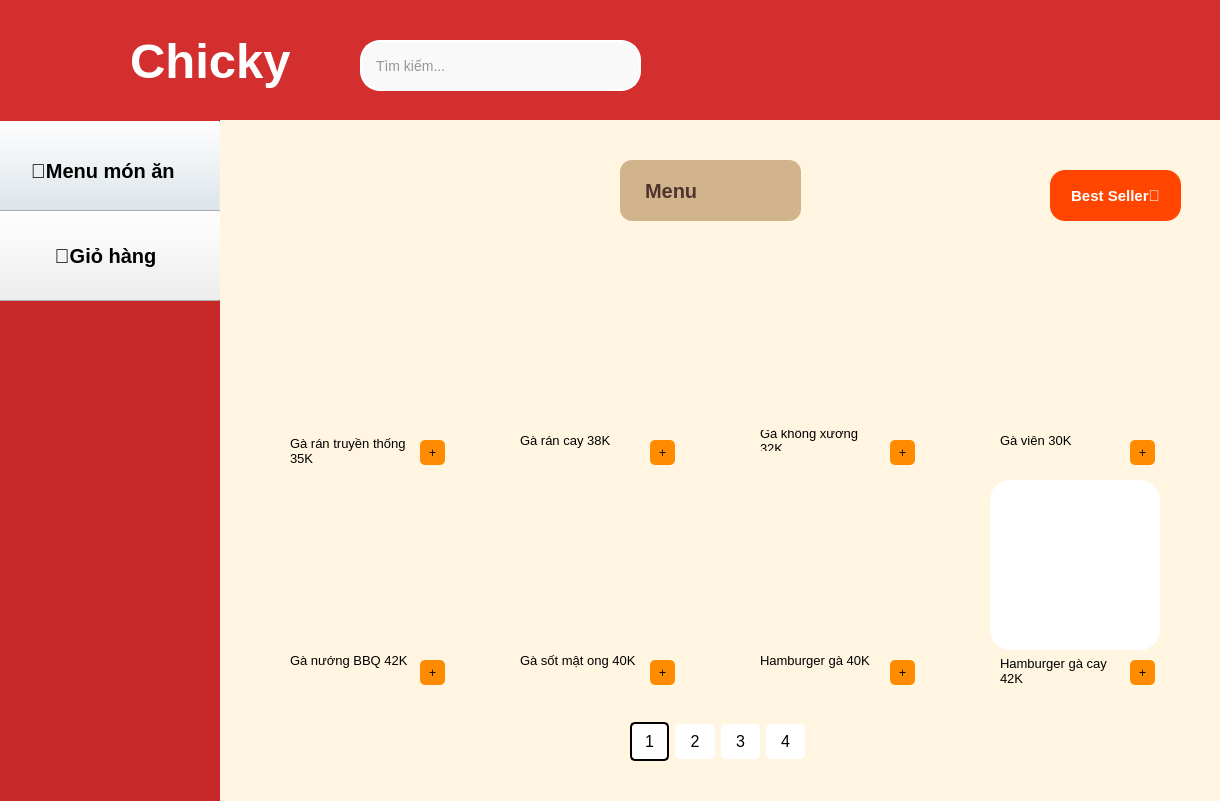
<?xml version="1.0" encoding="UTF-8"?>
<ui version="4.0">
 <class>Dialog</class>
 <widget class="QDialog" name="Dialog">
  <property name="geometry">
   <rect>
    <x>0</x>
    <y>0</y>
    <width>1220</width>
    <height>801</height>
   </rect>
  </property>
  <property name="windowTitle">
   <string>Dialog</string>
  </property>
  <widget class="QLabel" name="label_5">
   <property name="geometry">
    <rect>
     <x>0</x>
     <y>120</y>
     <width>221</width>
     <height>681</height>
    </rect>
   </property>
   <property name="font">
    <font>
     <pointsize>15</pointsize>
     <weight>75</weight>
     <bold>true</bold>
    </font>
   </property>
   <property name="styleSheet">
    <string notr="true">background-color: #C62828
</string>
   </property>
   <property name="text">
    <string/>
   </property>
  </widget>
  <widget class="QPushButton" name="mon_an">
   <property name="geometry">
    <rect>
     <x>-10</x>
     <y>120</y>
     <width>231</width>
     <height>101</height>
    </rect>
   </property>
   <property name="font">
    <font>
     <pointsize>15</pointsize>
     <weight>75</weight>
     <bold>true</bold>
    </font>
   </property>
   <property name="styleSheet">
    <string notr="true"/>
   </property>
   <property name="text">
    <string>🍰Menu món ăn </string>
   </property>
  </widget>
  <widget class="QPushButton" name="gio_hang">
   <property name="geometry">
    <rect>
     <x>-10</x>
     <y>210</y>
     <width>231</width>
     <height>91</height>
    </rect>
   </property>
   <property name="font">
    <font>
     <pointsize>15</pointsize>
     <weight>75</weight>
     <bold>true</bold>
    </font>
   </property>
   <property name="styleSheet">
    <string notr="true"/>
   </property>
   <property name="text">
    <string>🛒Giỏ hàng</string>
   </property>
  </widget>
  <widget class="QLabel" name="label_4">
   <property name="geometry">
    <rect>
     <x>30</x>
     <y>20</y>
     <width>91</width>
     <height>91</height>
    </rect>
   </property>
   <property name="styleSheet">
    <string notr="true">border-image: url(:/pic/logoss.png);</string>
   </property>
   <property name="text">
    <string/>
   </property>
  </widget>
  <widget class="QLineEdit" name="tim_kiem">
   <property name="geometry">
    <rect>
     <x>360</x>
     <y>40</y>
     <width>281</width>
     <height>51</height>
    </rect>
   </property>
   <property name="font">
    <font>
     <pointsize>-1</pointsize>
    </font>
   </property>
   <property name="styleSheet">
    <string notr="true">QLineEdit {
    border: 2px solid white;
    border-radius: 20px;
    padding: 6px 12px;
    background-color: #f9f9f9;
    font-size: 14px;
    color: #333;
}

QLineEdit:focus {
    border: 2px solid white;  /* vẫn là trắng khi focus */
}
</string>
   </property>
   <property name="text">
    <string/>
   </property>
   <property name="placeholderText">
    <string>Tìm kiếm...</string>
   </property>
  </widget>
  <widget class="QLabel" name="label_3">
   <property name="geometry">
    <rect>
     <x>130</x>
     <y>10</y>
     <width>211</width>
     <height>101</height>
    </rect>
   </property>
   <property name="font">
    <font>
     <pointsize>37</pointsize>
     <weight>75</weight>
     <bold>true</bold>
    </font>
   </property>
   <property name="styleSheet">
    <string notr="true">QLabel {
    color: white;
    background-color: transparent;  /* làm nền trong suốt nếu muốn */            /* tùy chỉnh cỡ chữ nếu cần */
    font-weight: bold;              /* chữ đậm */
}
</string>
   </property>
   <property name="text">
    <string>Chicky</string>
   </property>
  </widget>
  <widget class="QLabel" name="label_2">
   <property name="geometry">
    <rect>
     <x>0</x>
     <y>0</y>
     <width>1231</width>
     <height>121</height>
    </rect>
   </property>
   <property name="font">
    <font>
     <family>Microsoft YaHei UI</family>
     <pointsize>35</pointsize>
     <weight>75</weight>
     <bold>true</bold>
    </font>
   </property>
   <property name="styleSheet">
    <string notr="true">background-color: #D32F2F</string>
   </property>
   <property name="text">
    <string/>
   </property>
  </widget>
  <widget class="QLabel" name="label_6">
   <property name="geometry">
    <rect>
     <x>220</x>
     <y>120</y>
     <width>1001</width>
     <height>681</height>
    </rect>
   </property>
   <property name="styleSheet">
    <string notr="true">background-color: rgb(255, 245, 225);</string>
   </property>
   <property name="text">
    <string/>
   </property>
  </widget>
  <widget class="QLabel" name="label_55">
   <property name="geometry">
    <rect>
     <x>620</x>
     <y>160</y>
     <width>181</width>
     <height>61</height>
    </rect>
   </property>
   <property name="styleSheet">
    <string notr="true">QLabel {
    background-color: #d2b48c;  /* Nâu nhạt (beige) */
    color: #4e342e;              /* Nâu đậm cho chữ */
    font-size: 20px;
    font-weight: bold;
    padding: 10px 20px;
    border-radius: 12px;
    qproperty-alignment: AlignCenter;
}
</string>
   </property>
   <property name="text">
    <string>Menu</string>
   </property>
  </widget>
  <widget class="QWidget" name="horizontalLayoutWidget_8">
   <property name="geometry">
    <rect>
     <x>630</x>
     <y>720</y>
     <width>175</width>
     <height>43</height>
    </rect>
   </property>
   <layout class="QHBoxLayout" name="horizontalLayout_111">
    <item>
     <layout class="QHBoxLayout" name="horizontalLayout_112">
      <item>
       <widget class="QPushButton" name="page1">
        <property name="font">
         <font>
          <pointsize>12</pointsize>
          <weight>50</weight>
          <bold>false</bold>
         </font>
        </property>
        <property name="styleSheet">
         <string notr="true">QPushButton {
    width: 35px;            /* Chiều rộng của button */
    height: 35px;           /* Chiều cao của button */
    border-radius: 5px;      /* Để không bo tròn góc */
    background-color: rgb(255,255,255);
    color: black;            /* Màu chữ */
border: 1.5px solid black;   /* Viền đen, dày 2px */
}
QPushButton:hover {
    background-color:  rgb(220,220,220);; /* Màu nền khi hover */
}
</string>
        </property>
        <property name="text">
         <string>1</string>
        </property>
       </widget>
      </item>
     </layout>
    </item>
    <item>
     <layout class="QHBoxLayout" name="horizontalLayout_113">
      <item>
       <widget class="QPushButton" name="page2">
        <property name="font">
         <font>
          <pointsize>12</pointsize>
         </font>
        </property>
        <property name="styleSheet">
         <string notr="true">QPushButton {
    width: 35px;            /* Chiều rộng của button */
    height: 35px;           /* Chiều cao của button */
    border-radius: 5px;      /* Để không bo tròn góc */
    background-color: rgb(255,255,255);
    color: black;            /* Màu chữ */
}
QPushButton:hover {
    background-color:   rgb(220,220,220);;; /* Màu nền khi hover */
}
</string>
        </property>
        <property name="text">
         <string>2</string>
        </property>
       </widget>
      </item>
     </layout>
    </item>
    <item>
     <layout class="QHBoxLayout" name="horizontalLayout_114">
      <item>
       <widget class="QPushButton" name="page3">
        <property name="font">
         <font>
          <pointsize>12</pointsize>
         </font>
        </property>
        <property name="styleSheet">
         <string notr="true">QPushButton {
    width: 35px;            /* Chiều rộng của button */
    height: 35px;           /* Chiều cao của button */
    border-radius: 5px;      /* Để không bo tròn góc */
    background-color: rgb(255,255,255);
    color: black;            /* Màu chữ */
}
QPushButton:hover {
    background-color:  rgb(220,220,220);;; /* Màu nền khi hover */
}
</string>
        </property>
        <property name="text">
         <string>3</string>
        </property>
       </widget>
      </item>
     </layout>
    </item>
    <item>
     <layout class="QHBoxLayout" name="horizontalLayout_115">
      <item>
       <widget class="QPushButton" name="page4">
        <property name="font">
         <font>
          <pointsize>12</pointsize>
         </font>
        </property>
        <property name="styleSheet">
         <string notr="true">QPushButton {
    width: 35px;            /* Chiều rộng của button */
    height: 35px;           /* Chiều cao của button */
    border-radius: 5px;      /* Để không bo tròn góc */
    background-color: rgb(255,255,255);
    color: black;            /* Màu chữ */
}
QPushButton:hover {
    background-color:   rgb(220,220,220);; /* Màu nền khi hover */
}
</string>
        </property>
        <property name="text">
         <string>4</string>
        </property>
       </widget>
      </item>
     </layout>
    </item>
   </layout>
  </widget>
  <widget class="QLabel" name="label_56">
   <property name="geometry">
    <rect>
     <x>290</x>
     <y>430</y>
     <width>121</width>
     <height>41</height>
    </rect>
   </property>
   <property name="font">
    <font>
     <pointsize>10</pointsize>
    </font>
   </property>
   <property name="text">
    <string>Gà rán truyền thống 35K</string>
   </property>
   <property name="wordWrap">
    <bool>true</bool>
   </property>
  </widget>
  <widget class="QLabel" name="label_32">
   <property name="geometry">
    <rect>
     <x>280</x>
     <y>480</y>
     <width>170</width>
     <height>170</height>
    </rect>
   </property>
   <property name="styleSheet">
    <string notr="true">border-image: url(:/pic/ga_nuong_bbq.jpg);

    border-radius: 20px;  /* bạn có thể chỉnh độ bo tùy ý */


</string>
   </property>
   <property name="text">
    <string/>
   </property>
  </widget>
  <widget class="QLabel" name="label_58">
   <property name="geometry">
    <rect>
     <x>280</x>
     <y>260</y>
     <width>170</width>
     <height>170</height>
    </rect>
   </property>
   <property name="font">
    <font>
     <pointsize>14</pointsize>
    </font>
   </property>
   <property name="styleSheet">
    <string notr="true">border-image: url(:/pic/ga_ran_truyen_thong.jpg);

    border-radius: 20px;  /* bạn có thể chỉnh độ bo tùy ý */</string>
   </property>
   <property name="text">
    <string/>
   </property>
  </widget>
  <widget class="QPushButton" name="ga_ran_truyen_thong_35k">
   <property name="geometry">
    <rect>
     <x>420</x>
     <y>440</y>
     <width>25</width>
     <height>25</height>
    </rect>
   </property>
   <property name="styleSheet">
    <string notr="true">QPushButton {
    width: 25px;            /* Chiều rộng của button */
    height: 25px;           /* Chiều cao của button */
    border-radius: 5px;      /* Để không bo tròn góc */
    background-color: rgb(255,140,0);
    color: black;            /* Màu chữ */
}
QPushButton:hover {
    background-color: rgb(255, 170, 127);; /* Màu nền khi hover */
}
</string>
   </property>
   <property name="text">
    <string>+</string>
   </property>
  </widget>
  <widget class="QLabel" name="label_59">
   <property name="geometry">
    <rect>
     <x>290</x>
     <y>650</y>
     <width>121</width>
     <height>21</height>
    </rect>
   </property>
   <property name="font">
    <font>
     <pointsize>10</pointsize>
    </font>
   </property>
   <property name="text">
    <string>Gà nướng BBQ 42K</string>
   </property>
   <property name="wordWrap">
    <bool>true</bool>
   </property>
  </widget>
  <widget class="QPushButton" name="ga_nuong_bbq_42k">
   <property name="geometry">
    <rect>
     <x>420</x>
     <y>660</y>
     <width>25</width>
     <height>25</height>
    </rect>
   </property>
   <property name="styleSheet">
    <string notr="true">QPushButton {
    width: 25px;            /* Chiều rộng của button */
    height: 25px;           /* Chiều cao của button */
    border-radius: 5px;      /* Để không bo tròn góc */
    background-color: rgb(255,140,0);
    color: black;            /* Màu chữ */
}
QPushButton:hover {
    background-color: rgb(255, 170, 127);; /* Màu nền khi hover */
}
</string>
   </property>
   <property name="text">
    <string>+</string>
   </property>
  </widget>
  <widget class="QPushButton" name="ga_ran_cay_38k">
   <property name="geometry">
    <rect>
     <x>650</x>
     <y>440</y>
     <width>25</width>
     <height>25</height>
    </rect>
   </property>
   <property name="styleSheet">
    <string notr="true">QPushButton {
    width: 25px;            /* Chiều rộng của button */
    height: 25px;           /* Chiều cao của button */
    border-radius: 5px;      /* Để không bo tròn góc */
    background-color: rgb(255,140,0);
    color: black;            /* Màu chữ */
}
QPushButton:hover {
    background-color: rgb(255, 170, 127);; /* Màu nền khi hover */
}
</string>
   </property>
   <property name="text">
    <string>+</string>
   </property>
  </widget>
  <widget class="QLabel" name="label_57">
   <property name="geometry">
    <rect>
     <x>520</x>
     <y>430</y>
     <width>121</width>
     <height>21</height>
    </rect>
   </property>
   <property name="font">
    <font>
     <pointsize>10</pointsize>
    </font>
   </property>
   <property name="text">
    <string>Gà rán cay 38K</string>
   </property>
   <property name="wordWrap">
    <bool>true</bool>
   </property>
  </widget>
  <widget class="QLabel" name="label_60">
   <property name="geometry">
    <rect>
     <x>510</x>
     <y>260</y>
     <width>170</width>
     <height>170</height>
    </rect>
   </property>
   <property name="font">
    <font>
     <pointsize>14</pointsize>
    </font>
   </property>
   <property name="styleSheet">
    <string notr="true">border-image: url(:/pic/ga_ran_cay.png);

    border-radius: 20px;  /* bạn có thể chỉnh độ bo tùy ý */</string>
   </property>
   <property name="text">
    <string/>
   </property>
  </widget>
  <widget class="QPushButton" name="ga_sot_mat_ong_40k">
   <property name="geometry">
    <rect>
     <x>650</x>
     <y>660</y>
     <width>25</width>
     <height>25</height>
    </rect>
   </property>
   <property name="styleSheet">
    <string notr="true">QPushButton {
    width: 25px;            /* Chiều rộng của button */
    height: 25px;           /* Chiều cao của button */
    border-radius: 5px;      /* Để không bo tròn góc */
    background-color: rgb(255,140,0);
    color: black;            /* Màu chữ */
}
QPushButton:hover {
    background-color: rgb(255, 170, 127);; /* Màu nền khi hover */
}
</string>
   </property>
   <property name="text">
    <string>+</string>
   </property>
  </widget>
  <widget class="QLabel" name="label_61">
   <property name="geometry">
    <rect>
     <x>520</x>
     <y>650</y>
     <width>121</width>
     <height>21</height>
    </rect>
   </property>
   <property name="font">
    <font>
     <pointsize>10</pointsize>
    </font>
   </property>
   <property name="text">
    <string>Gà sốt mật ong 40K</string>
   </property>
   <property name="wordWrap">
    <bool>true</bool>
   </property>
  </widget>
  <widget class="QLabel" name="label_33">
   <property name="geometry">
    <rect>
     <x>510</x>
     <y>480</y>
     <width>170</width>
     <height>170</height>
    </rect>
   </property>
   <property name="styleSheet">
    <string notr="true">border-image: url(:/pic/ga_sot_mat_ong.jpg);

    border-radius: 20px;  /* bạn có thể chỉnh độ bo tùy ý */


</string>
   </property>
   <property name="text">
    <string/>
   </property>
  </widget>
  <widget class="QPushButton" name="ga_khong_xuong_32k">
   <property name="geometry">
    <rect>
     <x>890</x>
     <y>440</y>
     <width>25</width>
     <height>25</height>
    </rect>
   </property>
   <property name="styleSheet">
    <string notr="true">QPushButton {
    width: 25px;            /* Chiều rộng của button */
    height: 25px;           /* Chiều cao của button */
    border-radius: 5px;      /* Để không bo tròn góc */
    background-color: rgb(255,140,0);
    color: black;            /* Màu chữ */
}
QPushButton:hover {
    background-color: rgb(255, 170, 127);; /* Màu nền khi hover */
}
</string>
   </property>
   <property name="text">
    <string>+</string>
   </property>
  </widget>
  <widget class="QLabel" name="label_62">
   <property name="geometry">
    <rect>
     <x>760</x>
     <y>430</y>
     <width>121</width>
     <height>21</height>
    </rect>
   </property>
   <property name="font">
    <font>
     <pointsize>10</pointsize>
    </font>
   </property>
   <property name="text">
    <string>Gà không xương 32K</string>
   </property>
   <property name="wordWrap">
    <bool>true</bool>
   </property>
  </widget>
  <widget class="QLabel" name="label_63">
   <property name="geometry">
    <rect>
     <x>750</x>
     <y>260</y>
     <width>170</width>
     <height>170</height>
    </rect>
   </property>
   <property name="font">
    <font>
     <pointsize>14</pointsize>
    </font>
   </property>
   <property name="styleSheet">
    <string notr="true">border-image: url(:/pic/ga_khong_xuong.jpg);
    border-radius: 20px;  /* bạn có thể chỉnh độ bo tùy ý */</string>
   </property>
   <property name="text">
    <string/>
   </property>
  </widget>
  <widget class="QPushButton" name="hamburger_ga_40k">
   <property name="geometry">
    <rect>
     <x>890</x>
     <y>660</y>
     <width>25</width>
     <height>25</height>
    </rect>
   </property>
   <property name="styleSheet">
    <string notr="true">QPushButton {
    width: 25px;            /* Chiều rộng của button */
    height: 25px;           /* Chiều cao của button */
    border-radius: 5px;      /* Để không bo tròn góc */
    background-color: rgb(255,140,0);
    color: black;            /* Màu chữ */
}
QPushButton:hover {
    background-color: rgb(255, 170, 127);; /* Màu nền khi hover */
}
</string>
   </property>
   <property name="text">
    <string>+</string>
   </property>
  </widget>
  <widget class="QLabel" name="label_64">
   <property name="geometry">
    <rect>
     <x>760</x>
     <y>650</y>
     <width>121</width>
     <height>21</height>
    </rect>
   </property>
   <property name="font">
    <font>
     <pointsize>10</pointsize>
    </font>
   </property>
   <property name="text">
    <string>Hamburger gà 40K</string>
   </property>
   <property name="wordWrap">
    <bool>true</bool>
   </property>
  </widget>
  <widget class="QLabel" name="label_34">
   <property name="geometry">
    <rect>
     <x>750</x>
     <y>480</y>
     <width>170</width>
     <height>170</height>
    </rect>
   </property>
   <property name="styleSheet">
    <string notr="true">border-image: url(:/pic/hamburger_ga.jpg);

    border-radius: 20px;  /* bạn có thể chỉnh độ bo tùy ý */


</string>
   </property>
   <property name="text">
    <string/>
   </property>
  </widget>
  <widget class="QPushButton" name="ga_vien_30k">
   <property name="geometry">
    <rect>
     <x>1130</x>
     <y>440</y>
     <width>25</width>
     <height>25</height>
    </rect>
   </property>
   <property name="styleSheet">
    <string notr="true">QPushButton {
    width: 25px;            /* Chiều rộng của button */
    height: 25px;           /* Chiều cao của button */
    border-radius: 5px;      /* Để không bo tròn góc */
    background-color: rgb(255,140,0);
    color: black;            /* Màu chữ */
}
QPushButton:hover {
    background-color: rgb(255, 170, 127);; /* Màu nền khi hover */
}
</string>
   </property>
   <property name="text">
    <string>+</string>
   </property>
  </widget>
  <widget class="QLabel" name="label_65">
   <property name="geometry">
    <rect>
     <x>1000</x>
     <y>430</y>
     <width>121</width>
     <height>21</height>
    </rect>
   </property>
   <property name="font">
    <font>
     <pointsize>10</pointsize>
    </font>
   </property>
   <property name="text">
    <string>Gà viên 30K</string>
   </property>
   <property name="wordWrap">
    <bool>true</bool>
   </property>
  </widget>
  <widget class="QLabel" name="label_66">
   <property name="geometry">
    <rect>
     <x>990</x>
     <y>260</y>
     <width>170</width>
     <height>170</height>
    </rect>
   </property>
   <property name="font">
    <font>
     <pointsize>14</pointsize>
    </font>
   </property>
   <property name="styleSheet">
    <string notr="true">border-image: url(:/pic/ga_vien.jpg);

    border-radius: 20px;  /* bạn có thể chỉnh độ bo tùy ý */</string>
   </property>
   <property name="text">
    <string/>
   </property>
  </widget>
  <widget class="QPushButton" name="hamburger_ga_cay_42k">
   <property name="geometry">
    <rect>
     <x>1130</x>
     <y>660</y>
     <width>25</width>
     <height>25</height>
    </rect>
   </property>
   <property name="styleSheet">
    <string notr="true">QPushButton {
    width: 25px;            /* Chiều rộng của button */
    height: 25px;           /* Chiều cao của button */
    border-radius: 5px;      /* Để không bo tròn góc */
    background-color: rgb(255,140,0);
    color: black;            /* Màu chữ */
}
QPushButton:hover {
    background-color: rgb(255, 170, 127);; /* Màu nền khi hover */
}
</string>
   </property>
   <property name="text">
    <string>+</string>
   </property>
  </widget>
  <widget class="QLabel" name="label_67">
   <property name="geometry">
    <rect>
     <x>1000</x>
     <y>650</y>
     <width>121</width>
     <height>41</height>
    </rect>
   </property>
   <property name="font">
    <font>
     <pointsize>10</pointsize>
    </font>
   </property>
   <property name="text">
    <string>Hamburger gà cay 42K</string>
   </property>
   <property name="wordWrap">
    <bool>true</bool>
   </property>
  </widget>
  <widget class="QLabel" name="label_35">
   <property name="geometry">
    <rect>
     <x>990</x>
     <y>480</y>
     <width>170</width>
     <height>170</height>
    </rect>
   </property>
   <property name="styleSheet">
    <string notr="true">border-image: url(:/pic/hamburger_ga_cay.png);
background-color: rgb(255, 255, 255);
    border-radius: 20px;  /* bạn có thể chỉnh độ bo tùy ý */


</string>
   </property>
   <property name="text">
    <string/>
   </property>
  </widget>
  <widget class="QPushButton" name="best_seller">
   <property name="geometry">
    <rect>
     <x>1050</x>
     <y>170</y>
     <width>131</width>
     <height>51</height>
    </rect>
   </property>
   <property name="font">
    <font>
     <pointsize>-1</pointsize>
     <weight>75</weight>
     <bold>true</bold>
    </font>
   </property>
   <property name="styleSheet">
    <string notr="true">QPushButton {
    background-color: #FF4500;
    color: white;
    font-size: 15px;
    font-weight: bold;
    border-radius: 15px;
    padding: 10px;
}

QPushButton:hover {
    background-color:  #CC3700
}
</string>
   </property>
   <property name="text">
    <string>Best Seller🔥</string>
   </property>
  </widget>
  <zorder>label_5</zorder>
  <zorder>mon_an</zorder>
  <zorder>gio_hang</zorder>
  <zorder>label_2</zorder>
  <zorder>label_4</zorder>
  <zorder>label_3</zorder>
  <zorder>tim_kiem</zorder>
  <zorder>label_6</zorder>
  <zorder>label_55</zorder>
  <zorder>horizontalLayoutWidget_8</zorder>
  <zorder>label_56</zorder>
  <zorder>label_32</zorder>
  <zorder>label_58</zorder>
  <zorder>ga_ran_truyen_thong_35k</zorder>
  <zorder>label_59</zorder>
  <zorder>ga_nuong_bbq_42k</zorder>
  <zorder>ga_ran_cay_38k</zorder>
  <zorder>label_57</zorder>
  <zorder>label_60</zorder>
  <zorder>ga_sot_mat_ong_40k</zorder>
  <zorder>label_61</zorder>
  <zorder>label_33</zorder>
  <zorder>ga_khong_xuong_32k</zorder>
  <zorder>label_62</zorder>
  <zorder>label_63</zorder>
  <zorder>hamburger_ga_40k</zorder>
  <zorder>label_64</zorder>
  <zorder>label_34</zorder>
  <zorder>ga_vien_30k</zorder>
  <zorder>label_65</zorder>
  <zorder>label_66</zorder>
  <zorder>hamburger_ga_cay_42k</zorder>
  <zorder>label_67</zorder>
  <zorder>label_35</zorder>
  <zorder>best_seller</zorder>
 </widget>
 <resources>
  <include location="doan.qrc"/>
 </resources>
 <connections/>
</ui>
